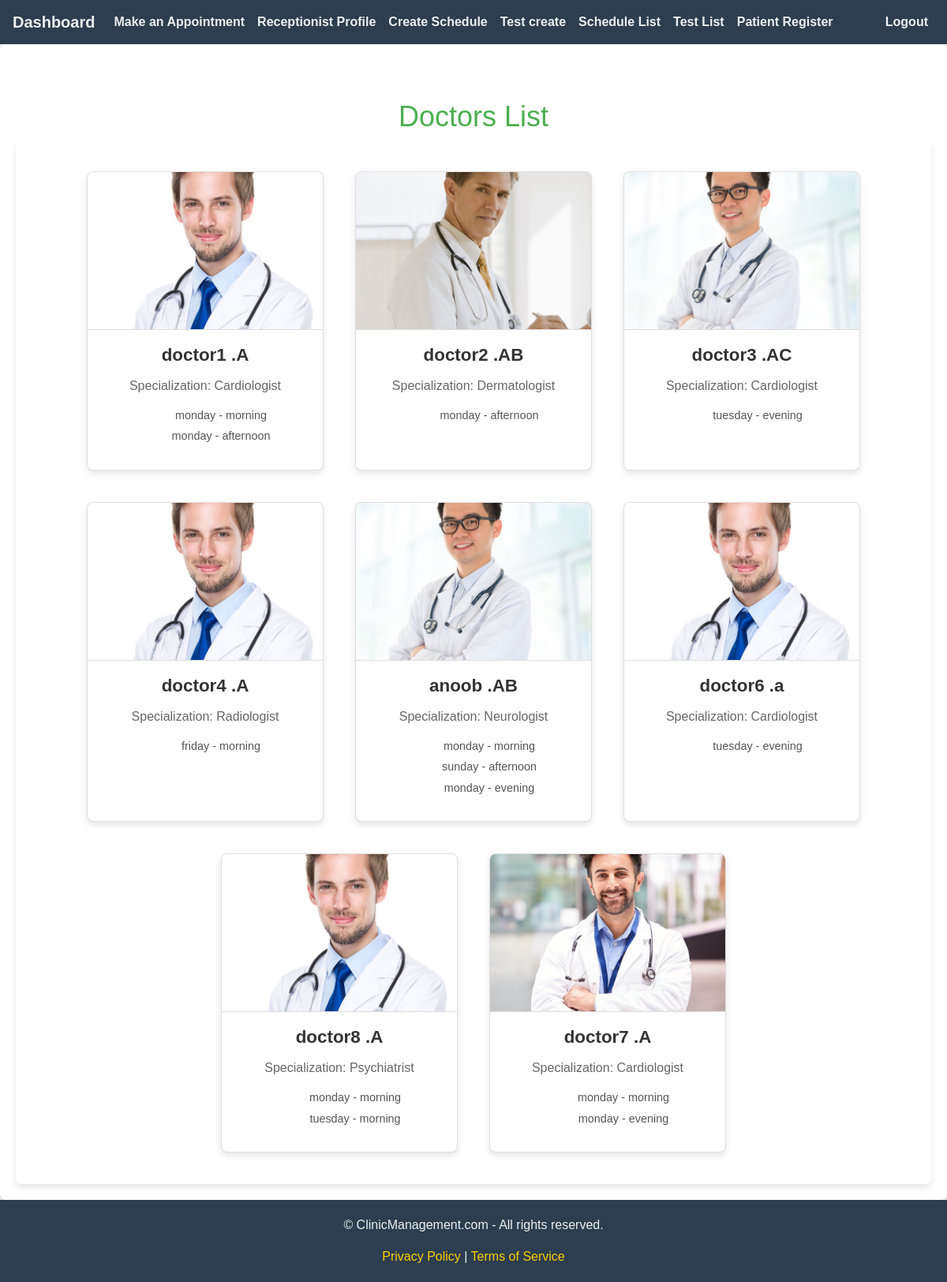
Before: /recep_home (signed in) with the older database file.
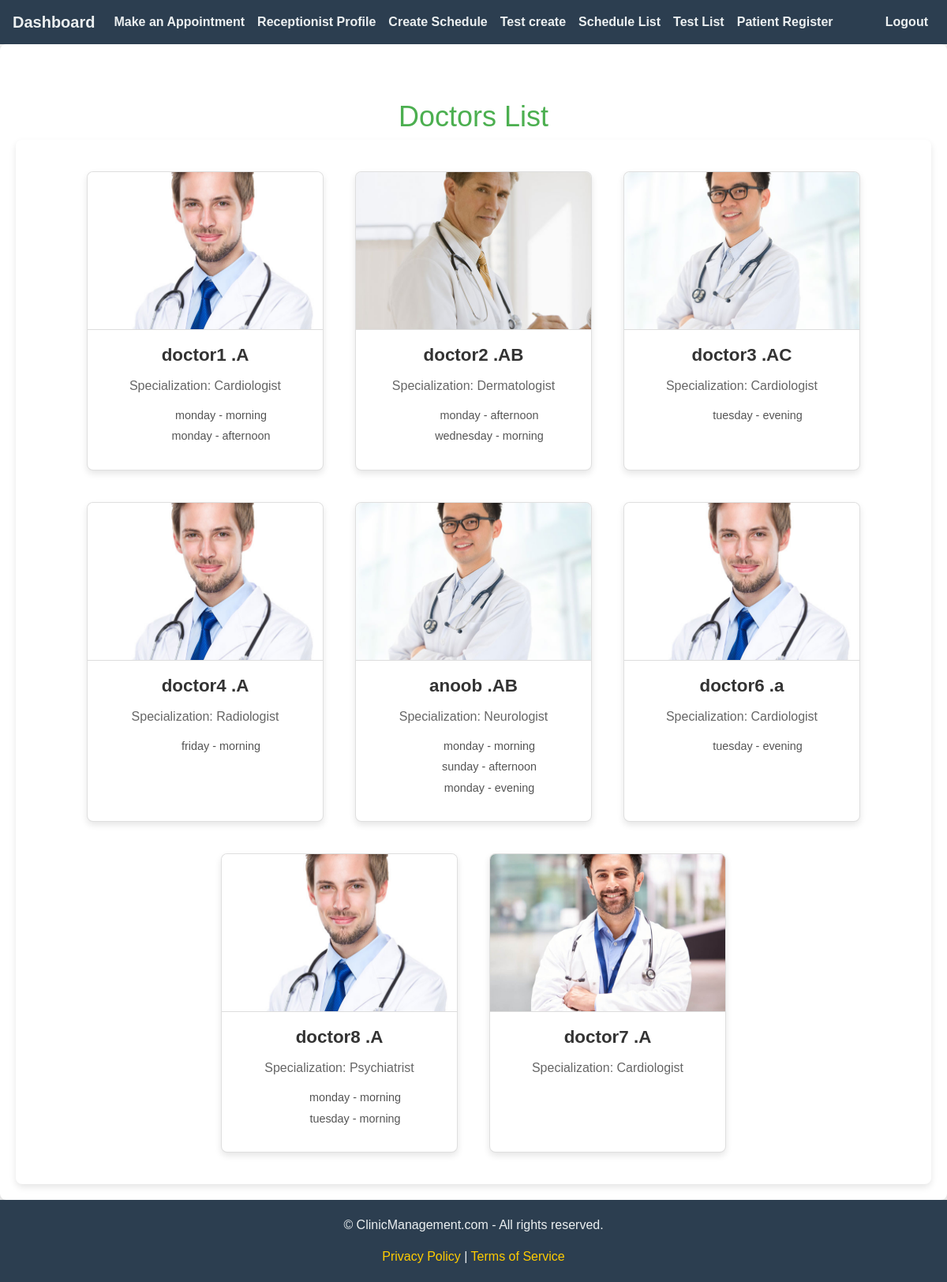
After: the same page with the newer database file.
### clinic_mgt_app/models.py (models this page shows, shortened)
class Doctor(models.Model):
    SPECIALIZATION_CHOICES = [
        ('General Practitioner', 'General Practitioner'),
        ('Cardiologist', 'Cardiologist'),
        ('Dermatologist', 'Dermatologist'),
        ('Neurologist', 'Neurologist'),
        ('Orthopedic', 'Orthopedic'),
        ('Pediatrician', 'Pediatrician'),
        ('Psychiatrist', 'Psychiatrist'),
        ('Radiologist', 'Radiologist')
    ]
    doctor_user = models.ForeignKey(CustomUser,on_delete=models.CASCADE, null=True)
    first_name = models.CharField(max_length=100)
    last_name = models.CharField(max_length=100)
    specialization = models.CharField(max_length=100,choices=SPECIALIZATION_CHOICES)
    phone_number = models.CharField(max_length=15)
    image = models.ImageField(upload_to='image/',null=True)
    experience = models.PositiveIntegerField(help_text="Years of experience")
    clinic_address = models.TextField()
    created_at = models.DateTimeField(auto_now_add=True)
    updated_at = models.DateTimeField(auto_now=True)
    is_doctor = models.BooleanField(default=True)

class Schedule(models.Model):
    DAYS_OF_WEEK = [
        ('sunday', 'Sunday'),
        ('monday', 'Monday'),
        ('tuesday', 'Tuesday'),
        ('wednesday', 'Wednesday'),
        ('thursday', 'Thursday'),
        ('friday', 'Friday'),
        ('saturday', 'Saturday')
    ]
    SHIFTS = [
        ('morning', 'Morning'),
        ('afternoon', 'Afternoon'),
        ('evening', 'Evening'),
        ('night', 'Night'),
    ]
    specialization = models.CharField(max_length=100, choices=Doctor.SPECIALIZATION_CHOICES)
    doctor = models.ForeignKey(Doctor, on_delete=models.CASCADE, null=True)
    shifts = models.CharField(max_length=100,null=True ,choices=SHIFTS)
    day = models.CharField(max_length=9, choices=DAYS_OF_WEEK)
    class Meta:
        unique_together = ('doctor', 'day', 'shifts','specialization')

### clinic_mgt_app/views.py (the view, shortened to what this page needs)
# urls.py: path('recep_home',views.recep_home,name='recep_home'),
@login_required
def recep_home(request):
    doctors = Doctor.objects.all()
    schedules = Schedule.objects.all()
    medicines = Medicine.objects.all()
    try:
        receptionist_profile = ReceptionistProfile.objects.get(recp_user=request.user)
    except ReceptionistProfile.DoesNotExist:
        receptionist_profile = None
    context = {
        'receptionist_profile': receptionist_profile,
        'doctors': doctors,
        'schedules': schedules,
        'medicines': medicines
    }
    return render(request, 'recep_home.html', context)

### clinic_mgt_app/templates/recep_home.html (shortened to what this page needs)
{% extends 'recep_base.html' %}
{% block content %}
<head>
</head>
<body>
    <h1>Doctors List</h1>
    <div class="container">
        {% if doctors %}
        {% for doctor in doctors %}
        <div class="card">
            {% if doctor.image %}
            <img src="{{ doctor.image.url }}" alt="{{ doctor.first_name }} {{ doctor.last_name }}">
            {% else %}
            <div style="height: 200px; display: flex; justify-content: center; align-items: center; background-color: #eee;">
                <p>No image available</p>
            </div>
            {% endif %}
            <div class="card-content">
                <div class="card-title">{{ doctor.first_name }} {{ doctor.last_name }}</div>
                <div class="card-text">Specialization: {{ doctor.specialization }}</div>
                <ul class="schedule-list">
                    {% for schedule in schedules %}
                        {% if schedule.doctor == doctor %}
                            <li>{{ schedule.day }} - {{ schedule.shifts }}</li>
                        {% endif %}
                    {% endfor %}
                </ul>
            </div>
        </div>
        {% endfor %}
        {% else %}
        <p>No doctors available at the moment.</p>
        {% endif %}
    </div>
</body>
{% endblock content %}

Changed rows visible on the page:
removed Schedule: day "monday", shifts "morning", shown under Doctor "doctor7"
removed Schedule: day "monday", shifts "evening", shown under Doctor "doctor7"
added Schedule: day "wednesday", shifts "morning", shown under Doctor "doctor2"
